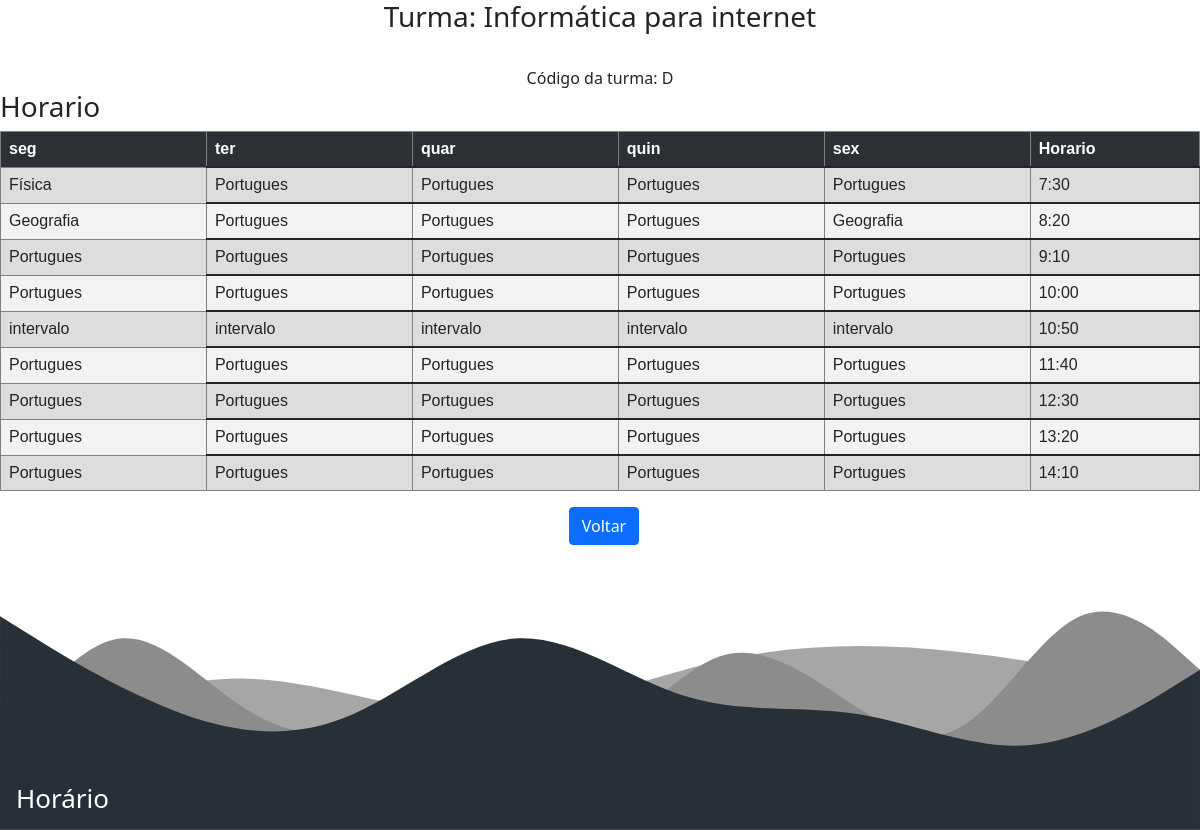
Page /view_horario.php (signed in) on the committed database.
### tables this page shows
CREATE TABLE `turmas` (
  `cod` int(11) NOT NULL,
  `codTurma` varchar(20) DEFAULT NULL,
  `nomeTurma` varchar(60) DEFAULT NULL,
  `tempPorAula` int(11) DEFAULT NULL,
  `intervalo` int(11) DEFAULT NULL
);

CREATE TABLE `horarioturmad` (
  `cod` int(11) NOT NULL,
  `dias` varchar(30) DEFAULT NULL,
  `horario` varchar(30) DEFAULT NULL,
  `seg` int(11) DEFAULT NULL,
  `ter` int(11) DEFAULT NULL,
  `quar` int(11) DEFAULT NULL,
  `quin` int(11) DEFAULT NULL,
  `sex` int(11) DEFAULT NULL
);

CREATE TABLE `disciplina` (
  `codDisciplina` int(11) NOT NULL,
  `nomeDisciplina` varchar(60) NOT NULL
);

### view_horario.php (the view, shortened to what this page needs)
<docytipe html>
    <head>
        <link href="https://cdn.jsdelivr.net/npm/bootstrap@5.1.3/dist/css/bootstrap.min.css" rel="stylesheet">
    </head>
    <?php
    include_once("includes/config.php");
    ?>
    <body>
        <?php
            $codAluno = $_SESSION['user'];
            $q = "SELECT turma FROM estudante WHERE codAluno = $codAluno";
            $banco->query($q);
            $busca = $banco->query($q);
            $reg = $busca->fetch_object();
            $turma = $reg->turma??null;
            if($turma == null){
                echo "Aluno ainda não associado a nenhuma turma, tente novamente mais tarde!";
            }else{
                $q = "SELECT codTurma, nomeTurma FROM turmas WHERE cod = $turma";
                $banco->query($q);
                $busca = $banco->query($q);
                $reg = $busca->fetch_object();
                $codTurma = $reg->codTurma??null;
                $nomeTurma = $reg->nomeTurma;
                echo "<center><h3>Turma: $nomeTurma</h3><br>Código da turma: $codTurma</center>";
            ?>
            <h3>Horario</h3>
             <table class="table table-dark table-striped">
                <tr>
                    <?php
                    $q = "SELECT MIN(cod) AS minCod, MAX(cod) AS maxCod FROM horarioturma$codTurma ";
                    if($banco->query($q)){
                        $busca = $banco->query($q);
                        $reg = $busca->fetch_object();
                        $minCod = $reg->minCod;
                        $minCod1 = $reg->minCod;
                        $maxCod = $reg->maxCod;
                        while($minCod <= $maxCod){
                            $q = "SELECT * FROM horarioTurma$codTurma WHERE cod = $minCod";
                            if($banco->query($q)){
                                $busca = $banco->query($q);
                                $reg = $busca->fetch_object();
                                $dia = $reg->dias?? null;
                                if($dia != null){
                                    echo "<th>$dia</th>";
                                    $dias[] = $dia;
                                }
                                $minCod++;
                            }else{
                                echo "Erro na busca do horario, tente novamente mais tarde!";
                            }
                        }
                        $minCod = $minCod1;
                    }else{
                        echo "Erro na busca, tente novamente mais tarde!";
                    }
                    ?>
                    <th>Horario</th>
                </tr>
                <?php
                    $q1 = "SELECT min(codDisciplina) AS menorCodDisciplina, max(codDisciplina) AS maiorCodDisciplina FROM disciplina;";
                    $banco->query($q1);
                    $busca1 = $banco->query($q1);
                    $reg1 = $busca1->fetch_object();
                    $menorCodDisciplina1 = $reg1->menorCodDisciplina;
                    $maiorCodDisciplina = $reg1->maiorCodDisciplina;
                  $countDias = count($dias);
                  while($minCod <= $maxCod){
                      echo "<tr class='table table-striped'>";
                      $q = "SELECT horario, ";
                     $c = 0;
                     while($c < $countDias){
                        $dia = $dias[$c];
                        if($c == $countDias-1){
                            $q.= "$dia ";
                        }else{
                            $q.= "$dia,";
                        }
                        $c++;
                      }
                      $q.="FROM horarioturma$codTurma WHERE cod = $minCod";
                      if($banco->query($q)){
                            $busca = $banco->query($q);
                            $reg = $busca->fetch_object();
                            $b = 0;
                            while($b < $countDias){
                                $dia = $dias[$b];
                                $var = $reg->$dia;
                                if($var != "0"){
                                    ?>
                                    <td>
                                    <?php
                                    $menorCodDisciplina = $menorCodDisciplina1+1;
                                    while($menorCodDisciplina <= $maiorCodDisciplina){
                                        $q2 = "SELECT nomeDisciplina, codDisciplina FROM disciplina WHERE codDisciplina = $menorCodDisciplina";
                                        if($banco->query($q2)){
                                            $busca2 = $banco->query($q2);
                                            $reg2 = $busca2->fetch_object();
                                            $codDisciplina = $reg2->codDisciplina?? null;
                                            $nomeDisciplina = $reg2->nomeDisciplina?? null;
                                            if($codDisciplina == null){
                                                $menorCodDisciplina++;
                                            }else{
                                                if($var == $menorCodDisciplina){
                                                    echo "$nomeDisciplina";
                                                }else{
                                                }
                                                $menorCodDisciplina++;
                                            }
                                        }else{
                                            echo "Algo deu errado na busca das disciplinas, tente novamente mais tarde!";
                                        }
                                    }
                                echo "</td>";
                                }else{
                                    echo "<td>intervalo</td>";
                                }
                                if($b == $countDias-1){
                                    echo "<td>$reg->horario</td>";
                                }
                                $b++;
                            }
                      }else{
                          echo "Algo deu errado tente novamente mais tarde!";
                      }
                      $minCod++;
                  }
                ?>
             </table>
            <?php
    }
             ?>
            <a href='index.php'><center><button type="button" class="btn btn-primary volt">Voltar</button></center></a>
            <div class='ondas'>
               <h1 class='sgc'>Horário</h1>
          </div>
        </body>
    </html>

### view_horario.php (style rules this page uses)
body { overflow: hidden; }
.ondas { margin-top: 1.5%; position: relative; }
.sgc { color: white; position: absolute; bottom: 8px; left: 16px; font-size: 26px; }
table { font-family: arial, sans-serif; width: 100%; }
td, th { border: 1px solid grey; text-align: left; padding: 5px; }
tr:nth-child(even) { background-color: #dddddd; }
.volt { margin-left: 8px; }

### rows in the picture
turmas: codTurma "D"
horarioturmad: dias "seg", horario "7:30"
horarioturmad: dias "ter", horario "8:20"
horarioturmad: dias "quar", horario "9:10"
horarioturmad: dias "quin", horario "10:00"
horarioturmad: dias "sex", shows "intervalo", horario "10:50"
disciplina: nomeDisciplina "Física"
disciplina: nomeDisciplina "Portugues"
disciplina: nomeDisciplina "Geografia"
horarioturmad: horario "11:40"
horarioturmad: horario "12:30"
horarioturmad: horario "13:20"
horarioturmad: horario "14:10"
